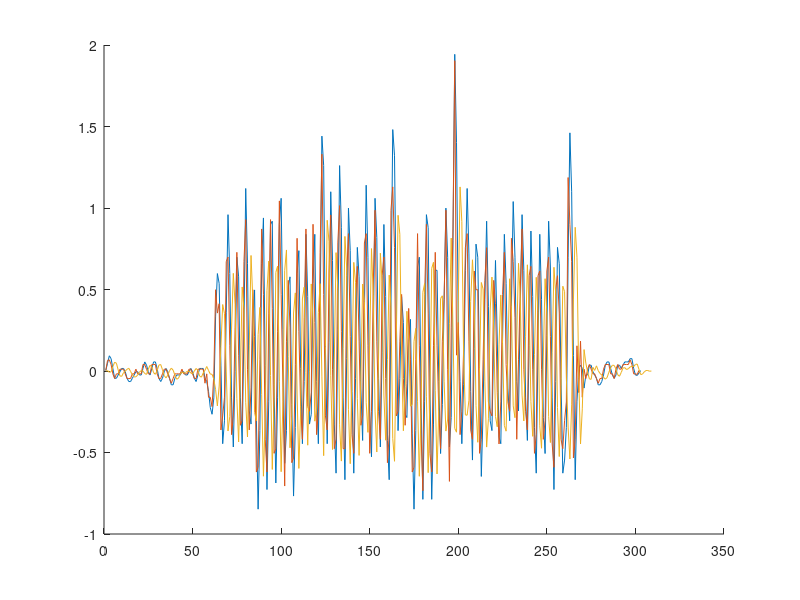

Write the MATLAB code that produced this figure.
%%
clear

%%
j = (-1)^(1/2);

N1 = 10;
k1 = 0:N1-1;
M1 = (N1-1)/2;
W = exp(j*2*pi/N1);
Ak1 = [1 1 0.7 0 zeros(1, 3) 0 -0.7 -1];
h1 = real(ifft(Ak1.*W.^(-M1*k1)));

N2 = 49;
k2 = 0:N2-1;
M2 = (N2-1)/2;
W = exp(j*2*pi/N2);
Ak2 = [1 0.9 0.05 zeros(1, 44) 0.05 0.9];
h2 = real(ifft(Ak2.*W.^(-M2*k2)));

N5 = 9;
k5 = 0:N5-1;
M5 = (N5-1)/2;
W = exp(j*2*pi/N5);
Ak5 = [0 0.7 ones(1, 6) 0.7];
h5 = real(ifft(Ak5.*W.^(-M5*k5)));

% N1 = 99;
% k1 = 0:N1-1;
% M1 = (N1-1)/2;
% W = exp(j*2*pi/N1);
% Ak1 = [1 1 0.7 0 zeros(1, 92) 0 0.7 1];
% h1 = real(ifft(Ak1.*W.^(-M1*k1)));
% 
% N2 = 49;
% k2 = 0:N2-1;
% M2 = (N2-1)/2;
% W = exp(j*2*pi/N2);
% Ak2 = [1 0.9 0.05 zeros(1, 44) 0.05 0.9];
% h2 = real(ifft(Ak2.*W.^(-M2*k2)));
% 
% N5 = 99;
% k5 = 0:N5-1;
% M5 = (N5-1)/2;
% W = exp(j*2*pi/N1);
% Ak5 = [0 0.7 ones(1, 96) 0.7];
% h5 = real(ifft(Ak5.*W.^(-M5*k5)));
% 
h3 = [1:2 2:-1:1];
% 
h4 = ones(1,3);

%%
x = csvread('step40.csv', 0, 2);
x_g = mean(x(1:300));
x = x/x_g - 1;

x = x(1:10:end);



hold on

% plot(abs(fft(conv(x,h2))))

% plot(x)
plot(conv(x,h3)*0.7)
plot(conv(x,h4))
plot(conv(x,h1)*2)

x = conv(x,h1);
% plot(x)
% plot(abs(fft(x)))
x = conv(x,h5);
% plot(x)

% plot(x)
% plot(conv(x,h4))

% stem(abs(fft(x)), '.')

% xlim([600 1800])


% % averaging
% w = 50;
% b2 = ones(1,w)*(1/w);
% y2 = filter(b2,a,y);
% 
% hold on
% % plot(data)
% plot(y)
% plot(y2)
% 
% curr_isgt = y(399)>y2(399);
% detectx = [];
% detecty = [];
% for i=400:n
%     prev_isgt = curr_isgt;
%     curr_isgt = y(i)>y2(i);
%     if (curr_isgt && ~prev_isgt)
%         detectx = [detectx, i];
%         detecty = [detecty, y2(i)];
%     end
% end
% 
% plot(detectx, detecty, 'ro')
% 
% length(detectx)


